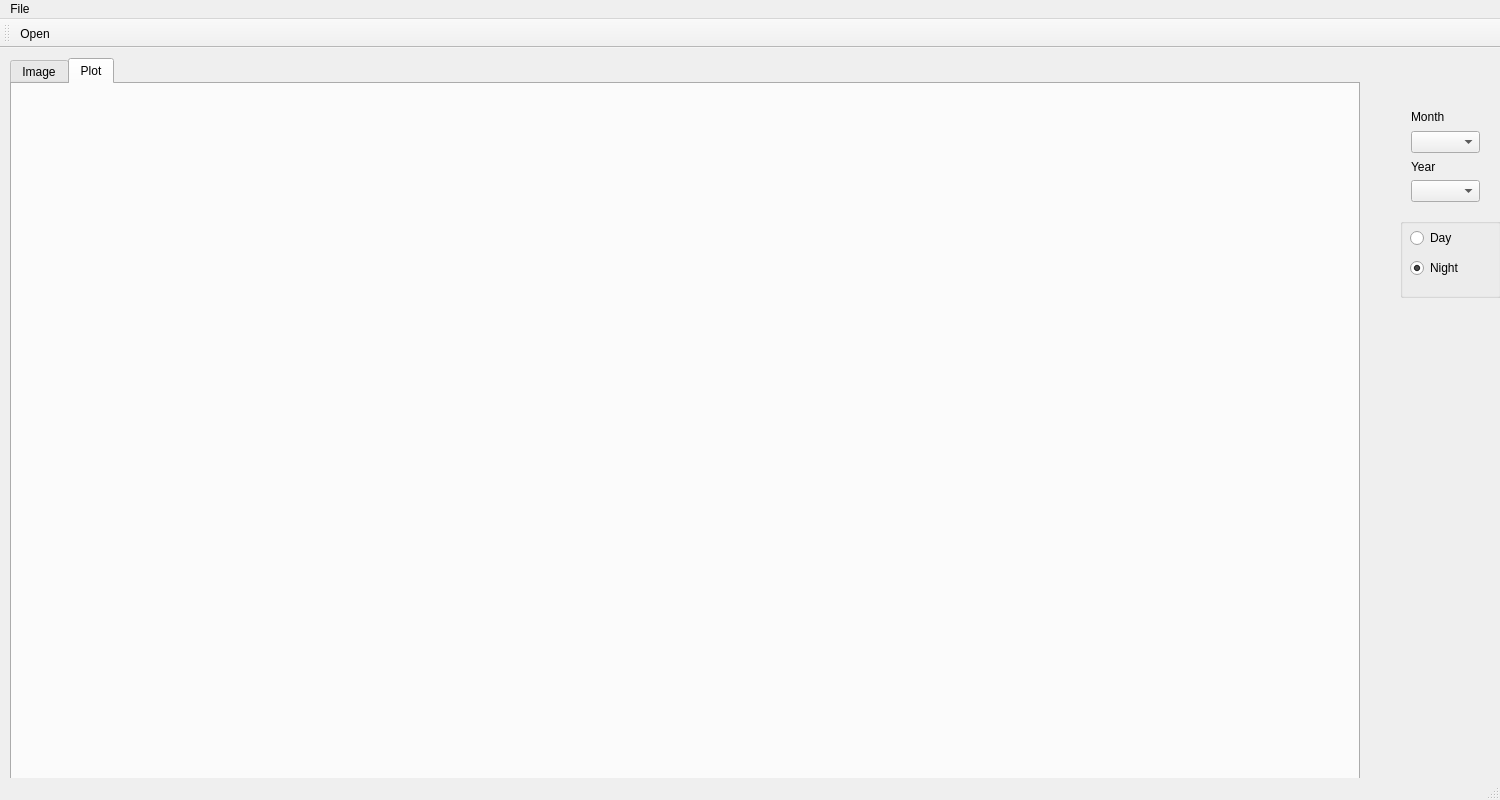
<?xml version="1.0" encoding="UTF-8"?>
<ui version="4.0">
 <class>MainWindow</class>
 <widget class="QMainWindow" name="MainWindow">
  <property name="geometry">
   <rect>
    <x>0</x>
    <y>0</y>
    <width>1500</width>
    <height>800</height>
   </rect>
  </property>
  <property name="windowTitle">
   <string>MainWindow</string>
  </property>
  <widget class="QWidget" name="centralWidget">
   <widget class="QTabWidget" name="tabWidget">
    <property name="geometry">
     <rect>
      <x>10</x>
      <y>10</y>
      <width>1350</width>
      <height>760</height>
     </rect>
    </property>
    <property name="currentIndex">
     <number>1</number>
    </property>
    <widget class="QWidget" name="tab">
     <attribute name="title">
      <string>Image</string>
     </attribute>
     <widget class="Imwidget" name="image_widget" native="true">
      <property name="geometry">
       <rect>
        <x>-10</x>
        <y>9</y>
        <width>1320</width>
        <height>661</height>
       </rect>
      </property>
     </widget>
    </widget>
    <widget class="QWidget" name="tab_2">
     <attribute name="title">
      <string>Plot</string>
     </attribute>
     <widget class="MyProfilePlot" name="plot_widget" native="true">
      <property name="geometry">
       <rect>
        <x>20</x>
        <y>20</y>
        <width>941</width>
        <height>421</height>
       </rect>
      </property>
     </widget>
    </widget>
   </widget>
   <widget class="QGroupBox" name="groupBox">
    <property name="geometry">
     <rect>
      <x>1400</x>
      <y>170</y>
      <width>101</width>
      <height>80</height>
     </rect>
    </property>
    <property name="title">
     <string/>
    </property>
    <widget class="QRadioButton" name="dayButton">
     <property name="geometry">
      <rect>
       <x>10</x>
       <y>10</y>
       <width>100</width>
       <height>20</height>
      </rect>
     </property>
     <property name="text">
      <string>Day</string>
     </property>
    </widget>
    <widget class="QRadioButton" name="nightButton">
     <property name="geometry">
      <rect>
       <x>10</x>
       <y>40</y>
       <width>100</width>
       <height>20</height>
      </rect>
     </property>
     <property name="text">
      <string>Night</string>
     </property>
     <property name="checked">
      <bool>true</bool>
     </property>
    </widget>
   </widget>
   <widget class="QWidget" name="layoutWidget">
    <property name="geometry">
     <rect>
      <x>1400</x>
      <y>50</y>
      <width>91</width>
      <height>115</height>
     </rect>
    </property>
    <layout class="QVBoxLayout" name="verticalLayout">
     <item>
      <widget class="QLabel" name="label">
       <property name="text">
        <string>Month</string>
       </property>
      </widget>
     </item>
     <item>
      <widget class="QComboBox" name="comboBox"/>
     </item>
     <item>
      <widget class="QLabel" name="label_2">
       <property name="text">
        <string>Year</string>
       </property>
      </widget>
     </item>
     <item>
      <widget class="QComboBox" name="comboBox_2"/>
     </item>
    </layout>
   </widget>
  </widget>
  <widget class="QMenuBar" name="menuBar">
   <property name="geometry">
    <rect>
     <x>0</x>
     <y>0</y>
     <width>1500</width>
     <height>22</height>
    </rect>
   </property>
   <widget class="QMenu" name="menuFile">
    <property name="title">
     <string>File</string>
    </property>
    <addaction name="actionOpen"/>
    <addaction name="actionExit"/>
   </widget>
   <addaction name="menuFile"/>
  </widget>
  <widget class="QToolBar" name="mainToolBar">
   <attribute name="toolBarArea">
    <enum>TopToolBarArea</enum>
   </attribute>
   <attribute name="toolBarBreak">
    <bool>false</bool>
   </attribute>
   <addaction name="actionOpen"/>
  </widget>
  <widget class="QStatusBar" name="statusBar"/>
  <action name="actionOpen">
   <property name="icon">
    <iconset resource="resources.qrc">
     <normaloff>:/imgs/Open.bmp</normaloff>:/imgs/Open.bmp</iconset>
   </property>
   <property name="text">
    <string>Open</string>
   </property>
  </action>
  <action name="actionExit">
   <property name="text">
    <string>Exit</string>
   </property>
  </action>
 </widget>
 <layoutdefault spacing="6" margin="11"/>
 <customwidgets>
  <customwidget>
   <class>Imwidget</class>
   <extends>QWidget</extends>
   <header location="global">imwidget.h</header>
   <container>1</container>
  </customwidget>
  <customwidget>
   <class>MyProfilePlot</class>
   <extends>QWidget</extends>
   <header location="global">myprofileplot.h</header>
   <container>1</container>
  </customwidget>
 </customwidgets>
 <resources>
  <include location="resources.qrc"/>
 </resources>
 <connections/>
</ui>
